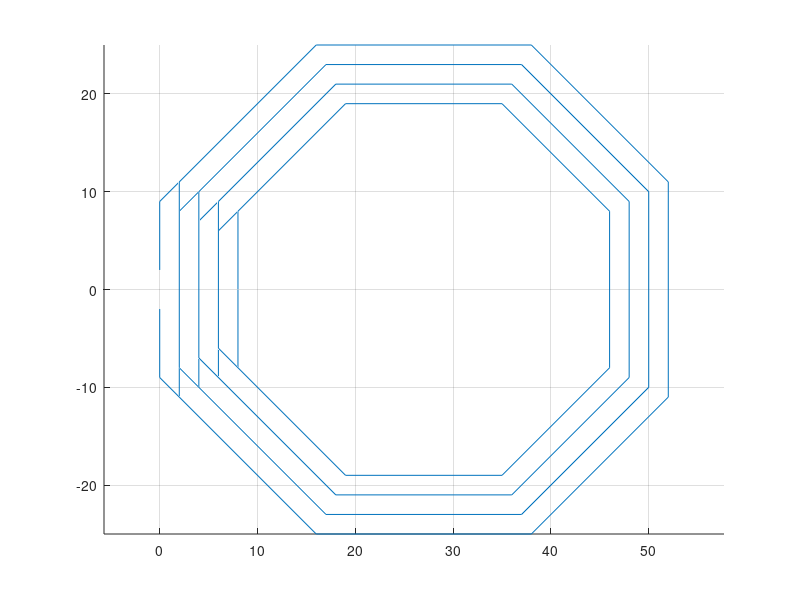

MATLAB code for this plot:
clear all;
close all; 

% Creating Twistet Geometry pattern one

% ---- Input in mm

length=150;
width=5;
height=-1.6;

current=0.6;
Name='600mA_double_twist7';

% ---- compute
dx = 1;
dy = 1;
j = 1;

%upper circle
pos=[0 -2 0];
path{j}=[pos(1) pos(2) pos(3)];
j=j+1;

for i=0:3
    pos=[0+2*dx*i -9+dy*i 0];
    path{j}=[pos(1) pos(2) pos(3)];
    j=j+1;


    pos=[16+dx*i -25+2*dy*i 0];
    path{j}=[pos(1) pos(2) pos(3)];
    j=j+1;


    pos=[38-dx*i -25+2*dy*i 0];
    path{j}=[pos(1) pos(2) pos(3)];
    j=j+1;


    pos=[52-2*dx*i -11+dy*i 0];
    path{j}=[pos(1) pos(2) pos(3)];
    j=j+1;


    pos=[52-2*dx*i 11-dy*i 0];
    path{j}=[pos(1) pos(2) pos(3)];
    j=j+1;


    pos=[38-dx*i 25-2*dy*i 0];
    path{j}=[pos(1) pos(2) pos(3)];
    j=j+1;


    pos=[16+dx*i 25-2*dy*i 0];
    path{j}=[pos(1) pos(2) pos(3)];
    j=j+1;


    pos=[2+2*dx*i 11-dy*i 0];
    path{j}=[pos(1) pos(2) pos(3)];
    j=j+1;
end

% connection point
pos=[8 0 0];
path{j}=[pos(1) pos(2) pos(3)];
j=j+1;

pos=[8 0 height];
path{j}=[pos(1) pos(2) pos(3)];
j=j+1;

%second circle 
for i=0:3
    pos=[8-2*dx*i -8-dy*i height];
    path{j}=[pos(1) pos(2) pos(3)];
    j=j+1;


    pos=[19-dx*i -19-2*dy*i height];
    path{j}=[pos(1) pos(2) pos(3)];
    j=j+1;


    pos=[35+dx*i -19-2*dy*i height   ];
    path{j}=[pos(1) pos(2) pos(3)];
    j=j+1;


    pos=[46+2*dx*i -8-dy*i height];
    path{j}=[pos(1) pos(2) pos(3)];
    j=j+1;


    pos=[46+2*dx*i 8+dy*i height];
    path{j}=[pos(1) pos(2) pos(3)];
    j=j+1;


    pos=[35+dx*i 19+2*dy*i height];
    path{j}=[pos(1) pos(2) pos(3)];
    j=j+1;


    pos=[19-dx*i 19+2*dy*i height];
    path{j}=[pos(1) pos(2) pos(3)];
    j=j+1;


    pos=[6-2*dx*i 6+dy*i height];
    path{j}=[pos(1) pos(2) pos(3)];
    j=j+1;
end

pos=[0 2 height];
path{j}=[pos(1) pos(2) pos(3)];
j=j+1;
n = j;

%---- Plot

for i=1:n-1
    path_x(i)=path{i}(1);
    path_y(i)=path{i}(2);
    path_z(i)=path{i}(3);
end
figure()
hold on
plot3(path_x,path_y,path_z)
grid on
axis equal

% ---- Export
% 
% fileName = append(Name,'.txt');
% fileID = fopen(fileName,'w');
% for i=1:n-1
%     fprintf(fileID,'%s,%.10f,%.10f,%.10f,%.10f\n',Name,current,path{i}(1),path{i}(2),path{i}(3));
% end
% fclose(fileID);